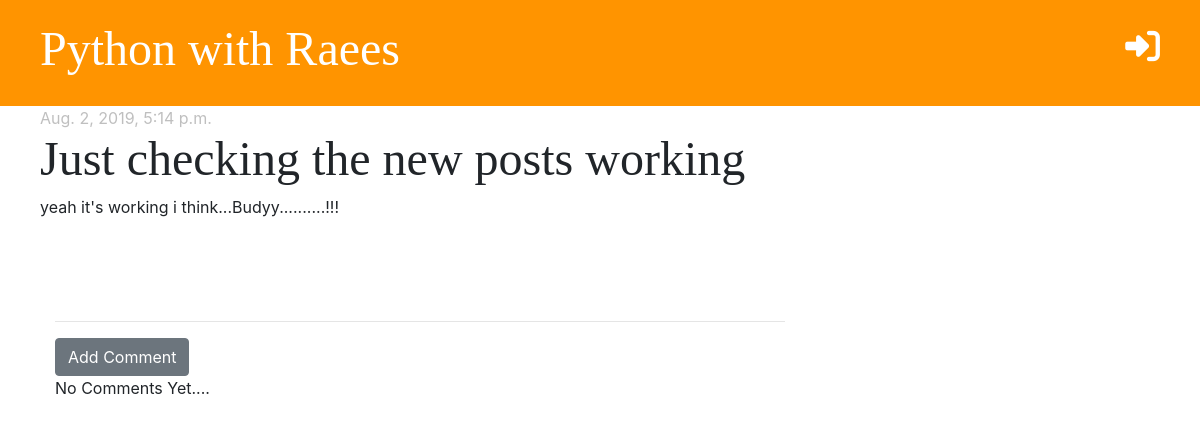
/post/9/, run on an earlier commit of the app's database.
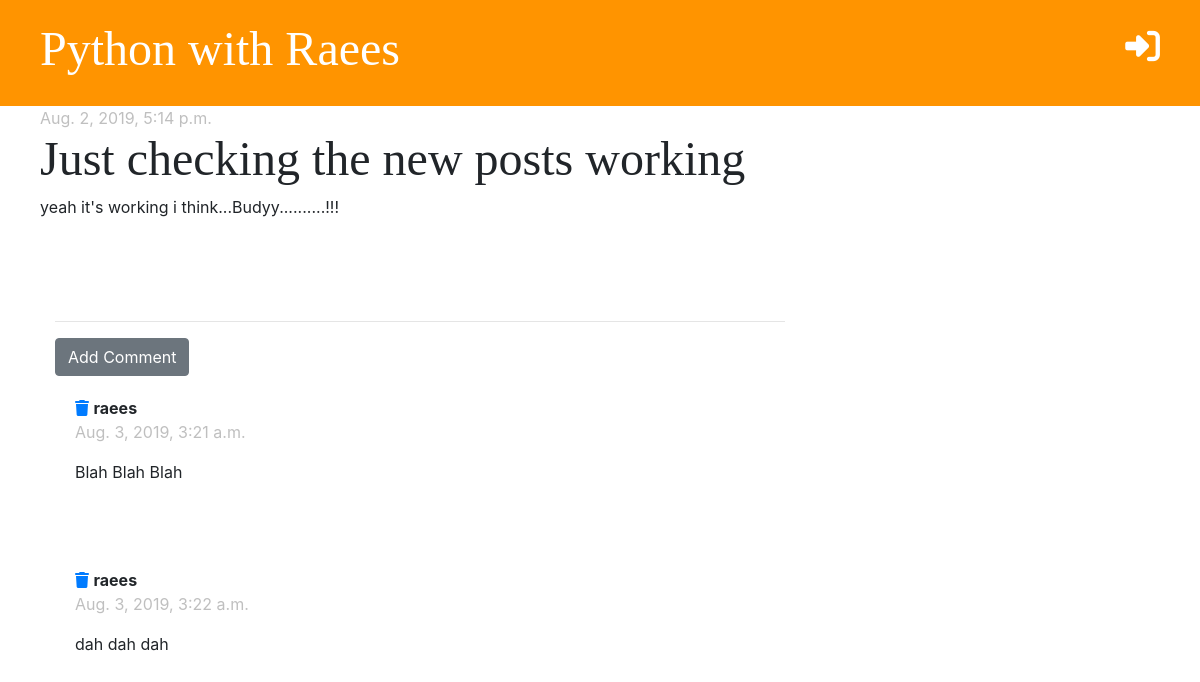
And on a later commit of the database.
### blog/models.py (models this page shows, shortened)
class Comment(models.Model):
    post         = models.ForeignKey('blog.Post', on_delete=models.CASCADE, related_name='comments')
    author       = models.CharField(max_length=200)
    text         = models.TextField()
    created_date = models.DateTimeField(default=timezone.now)

### blog/views.py (the view)
# urls.py: path('post/<int:pk>/', views.post_detail, name='post_detail'),
def post_detail(request, pk):
    post = get_object_or_404(Post, pk=pk)
    stuff_for_frontend = {'post': post}
    return render(request, 'blog/post_detail.html', stuff_for_frontend)

### blog/templates/blog/post_detail.html (shortened to what this page needs)
{% extends 'blog/base.html' %}
{% block content %}
    <div class="row">
        <div class="post">
            {% if post.published_date %}
                <div class="date">
                    {{ post.published_date }}
                </div>
            {% else %}
                <a href="{% url 'post_publish' pk=post.pk %}"><i class="fas fa-upload fa-2x"></i></a>
            {% endif %}
            <h2>{{ post.title }}</h2>
            <p>{{ post.body|linebreaksbr }}</p>
        </div>
    </div>
    <hr>
    <a href="{% url 'add_comment_to_post' pk=post.pk %}" class="btn btn-secondary">Add Comment</a><br>
    {% for comment in post.comments.all %}
        <div class="comment">
            <a href="{% url 'comment_remove' pk=comment.pk %}"><i class="fas fa-trash"></i></a>
            <strong>{{ comment.author }}</strong>
            <div class="date">
                <p class="date">{{ comment.created_date }}</p>
            </div>
            <p>{{ comment.text }}</p>
            <br><br>
        </div>
    {% empty %}
        <p>No Comments Yet....</p>
    {% endfor %}
{% endblock %}

What changed in the data, as far as the page shows it:
added Comment: author "raees", created_date "Aug. 3, 2019, 3:21 a.m.", text "Blah Blah Blah"
added Comment: author "raees", created_date "Aug. 3, 2019, 3:22 a.m.", text "dah dah dah"
Also different on the page:
text no longer shown: "No Comments Yet...."
